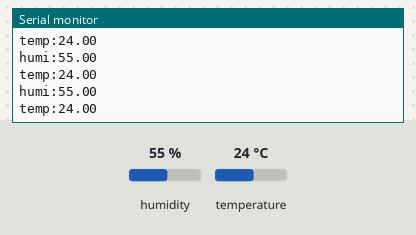
A sketch run on a simulated Arduino Uno, built with avr-gcc and run on an emulated ATmega328P. Parts: the last lines printed to the serial monitor. Inputs (shaded band) come from the test bench; at power-on: humidity 55 %, temperature 24 °C.

Above: at 1.2 s.
1.3 s: humidity set to 22 %
At 1.54 s:
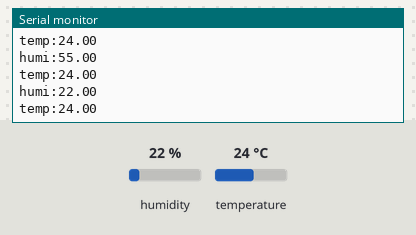
2.8 s: temperature set to 12 °C
At 3.11 s:
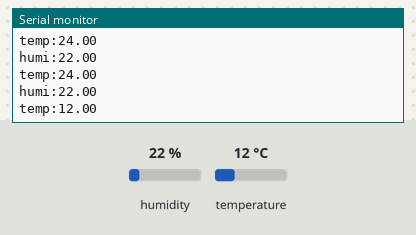
4.3 s: humidity set to 40 %
At 4.46 s:
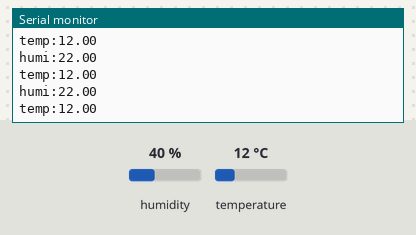
Timing chart, 0 to 7.3 s (numbered marks = the images above; inputs shaded):
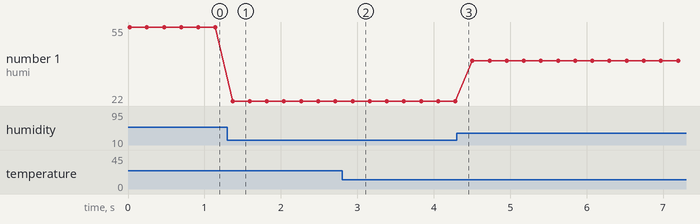

The sketch:

dht.ino
```cpp
#include <DHT11.h>
DHT11 dht(A1);

void setup() {
  Serial.begin(9600);
}

void loop() {
  int i;
  float humi, temp;
  if((i = dht.read(humi, temp)) == 0) {
    Serial.print("humi:");
    Serial.println(humi);
    Serial.print("temp:");
    Serial.println(temp);
  }
  delay(200);
}
```

Measured:
- after the input at 1.3 s, the serial monitor: prints a new line after 0.07 s (image 1)
- after the input at 2.8 s, the serial monitor: prints a new line after 0.15 s (image 2)
- plotted number 1: 55 → 22 after the input at 1.3 s, 22 → 40 after the input at 4.3 s
